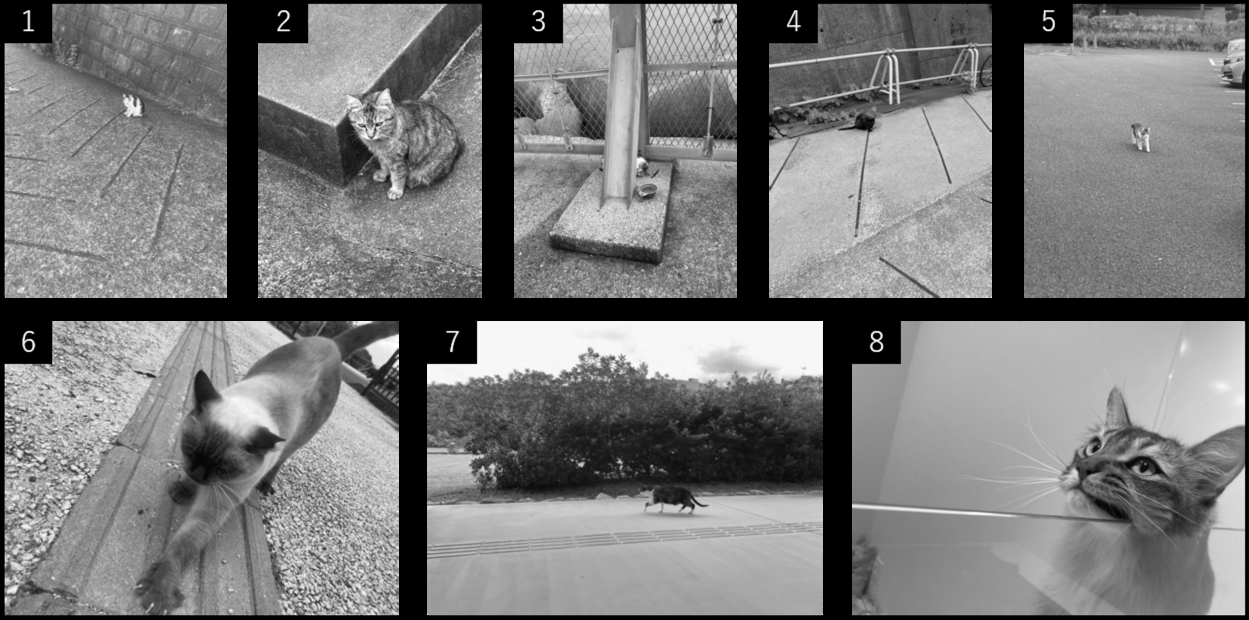
#> input picture chapter_6/sample_data/sample_divide.jpg, 1249 x 620 px
$ python divide-image.py
#> lines starting #> are read from the running program, lines starting #| are printed output that depends on the picture
import cv2
import numpy as np
import os


def split_image_with_overlap(image_path, a, b, c, d, output_dir="output"):
    # 画像の読み込み
#> called with image_path = 'sample_data/sample_divide.jpg', a = 480, b = 320, c = 48, d = 32, output_dir = 'output'
    img = cv2.imread(image_path)
#> img is the input picture: shape (620, 1249, 3); min 0, max 255, mean 121.6
    if img is None:
        print("画像が見つかりません。")
        return

    h, w, _ = img.shape
#> h = 620; w = 1249
    os.makedirs(output_dir, exist_ok=True)

    # 最終的な1パーツの寸法
    target_w = a + 2 * c
    target_h = b + 2 * d

    # 端の部分で「のりしろ」が足りなくなるのを防ぐため、あらかじめ画像をパディング
    # 上下左右にc, dのピクセル分、鏡像（Reflect）で埋める
    padded_img = cv2.copyMakeBorder(img, d, d, c, c, cv2.BORDER_REFLECT)
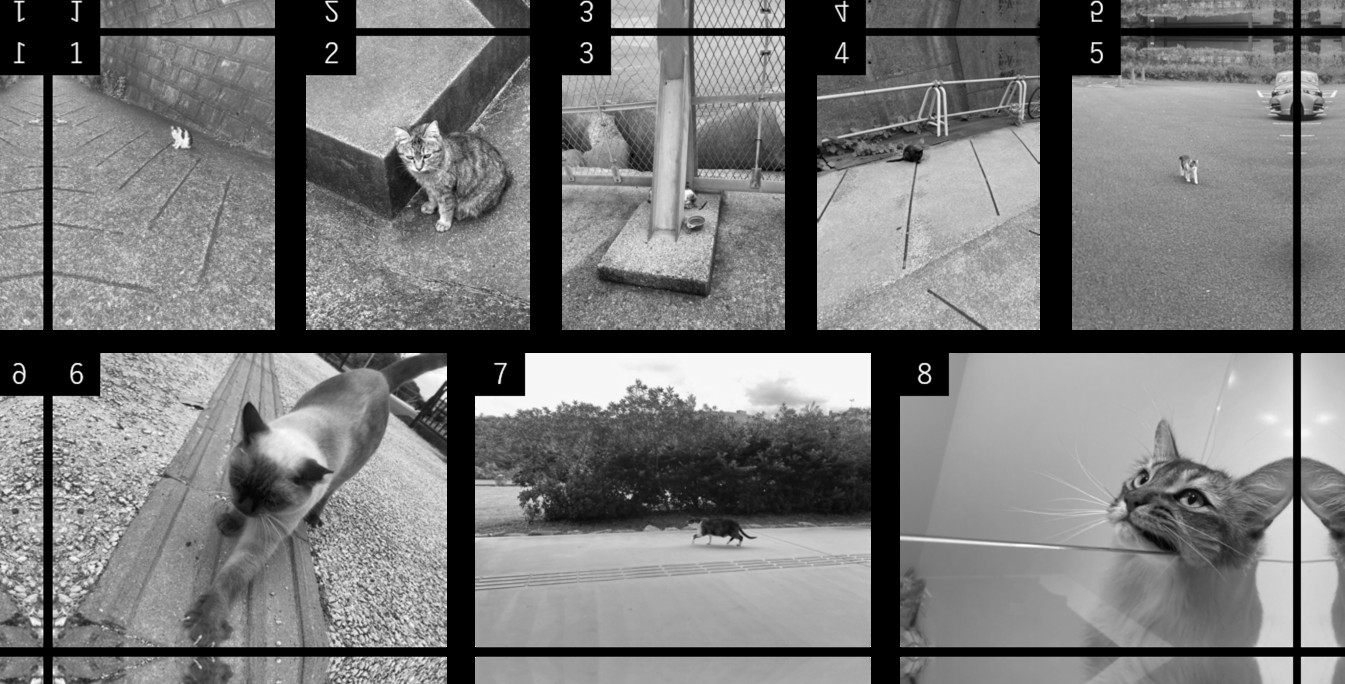
#> padded_img: shape (684, 1345, 3); min 0, max 255, mean 119.8

    count = 0
    # 元の画像の座標(y, x)を基準に、a, bの間隔でループを回す
    for y in range(0, h, b):
        for x in range(0, w, a):
            # padded_img上での切り出し開始位置
            # (y, x)はpadded_img内では (y+d, x+c) に相当する
            start_y = y
            start_x = x

            # 切り出し
            tile = padded_img[start_y: start_y + target_h, \
                   start_x: start_x + target_w]

            # 保存
            save_path = os.path.join(output_dir, f"tile_{count}_{y}_{x}.jpg")
            cv2.imwrite(save_path, tile)
            count += 1
#> this loop made 2 passes
#> pass 1, in split_image_with_overlap, `cv2.imwrite(save_path, tile)`:
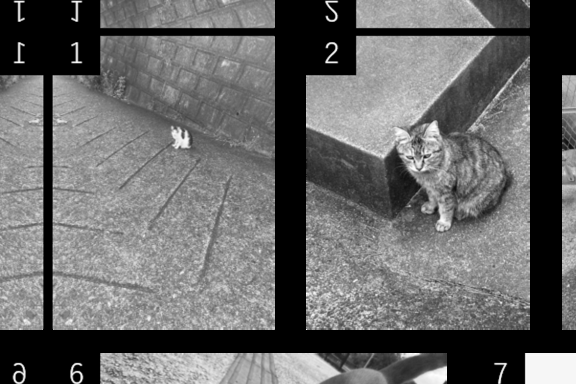
#> saved as tile_0_0_0.jpg: shape (384, 576, 3); min 0, max 255, mean 104.1
#> pass 1, in split_image_with_overlap, `cv2.imwrite(save_path, tile)`:
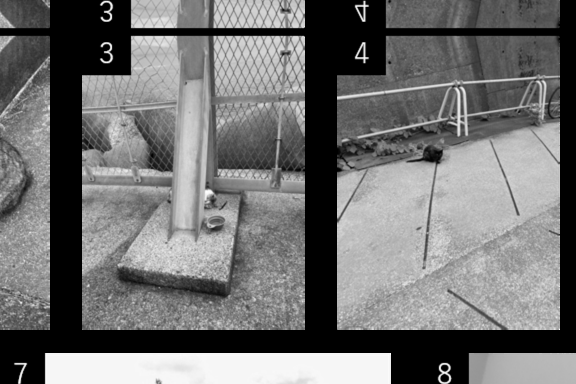
#> saved as tile_1_0_480.jpg: shape (384, 576, 3); min 0, max 255, mean 112.6
#> pass 1, in split_image_with_overlap, `cv2.imwrite(save_path, tile)`:
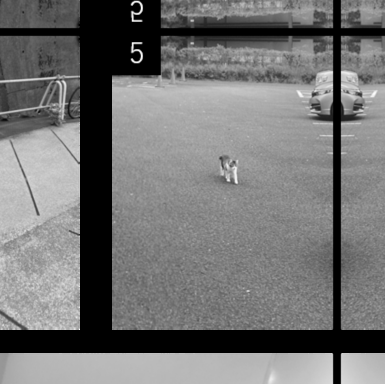
#> saved as tile_2_0_960.jpg: shape (384, 385, 3); min 0, max 255, mean 114.9
#> pass 2, in split_image_with_overlap, `cv2.imwrite(save_path, tile)`:
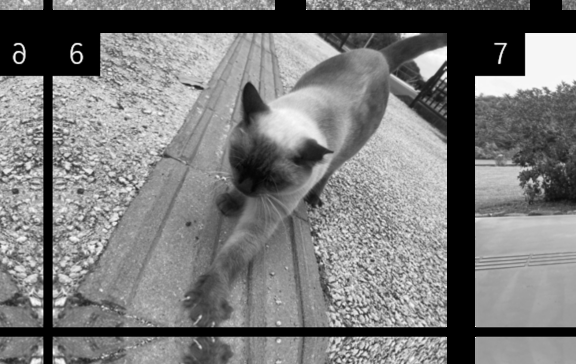
#> saved as tile_3_320_0.jpg: shape (364, 576, 3); min 0, max 255, mean 120.5
#> after the loop, count = 6

    print(f"分割完了: {count}個の画像を '{output_dir}' に保存しました。")
#| 分割完了: 6個の画像を 'output' に保存しました。


# --- 実行例 ---
image_file = "sample_data/sample_divide.jpg"
a_size, b_size = 480, 320  # 基本寸法 (横, 縦)
c_margin, d_margin = 48, 32  # オーバーラップ幅 (横, 縦)

split_image_with_overlap(image_file, a_size, b_size, c_margin, d_margin)

$ run again, with chapter_6/sample_data/sample_bounding_box.jpg copied over chapter_6/sample_data/sample_divide.jpg
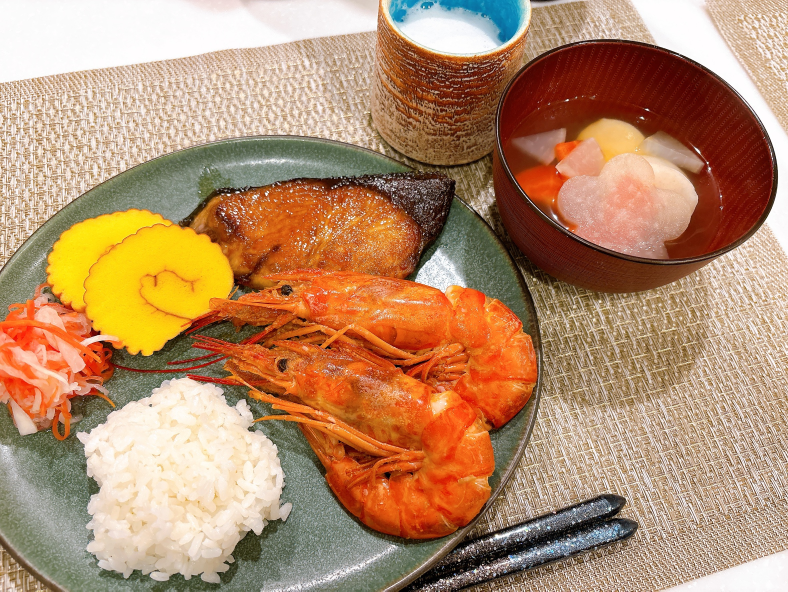
#> input picture chapter_6/sample_data/sample_bounding_box.jpg, 2364 x 1774 px (shown at 1/3 size)
#> in split_image_with_overlap, img is the input picture: shape (1774, 2364, 3); mean B, G, R 107.9, 140.8, 180.9
#> the loop in split_image_with_overlap, `for y in range(0, h, b):` made 6 passes
#> pass 1, in split_image_with_overlap, `cv2.imwrite(save_path, tile)`:
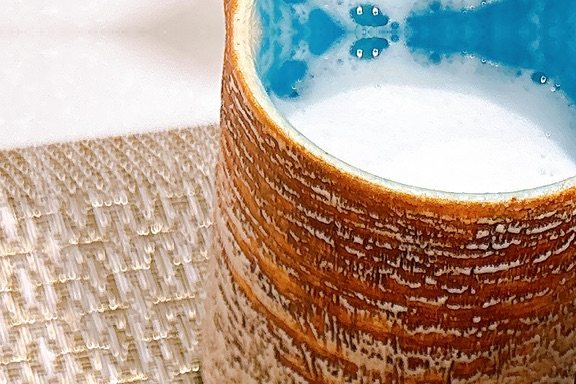
#> saved as tile_2_0_960.jpg: shape (384, 576, 3); mean B, G, R 144.1, 157.1, 174.6
#> pass 1, in split_image_with_overlap, `cv2.imwrite(save_path, tile)`:
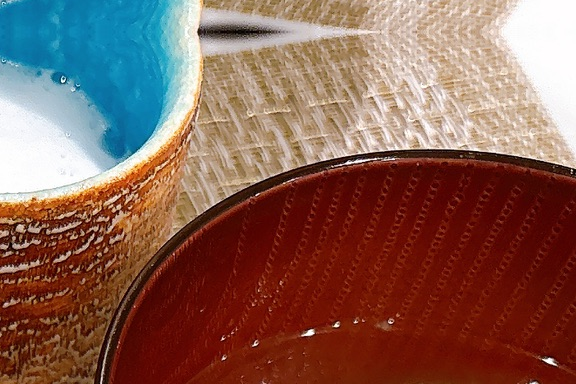
#> saved as tile_3_0_1440.jpg: shape (384, 576, 3); mean B, G, R 84.2, 95.3, 133.4
#> after the loop in split_image_with_overlap, `for y in range(0, h, b):`: count = 30
#| 分割完了: 30個の画像を 'output' に保存しました。

$ run again, with chapter_6/sample_data/sample_photo1.jpg copied over chapter_6/sample_data/sample_divide.jpg
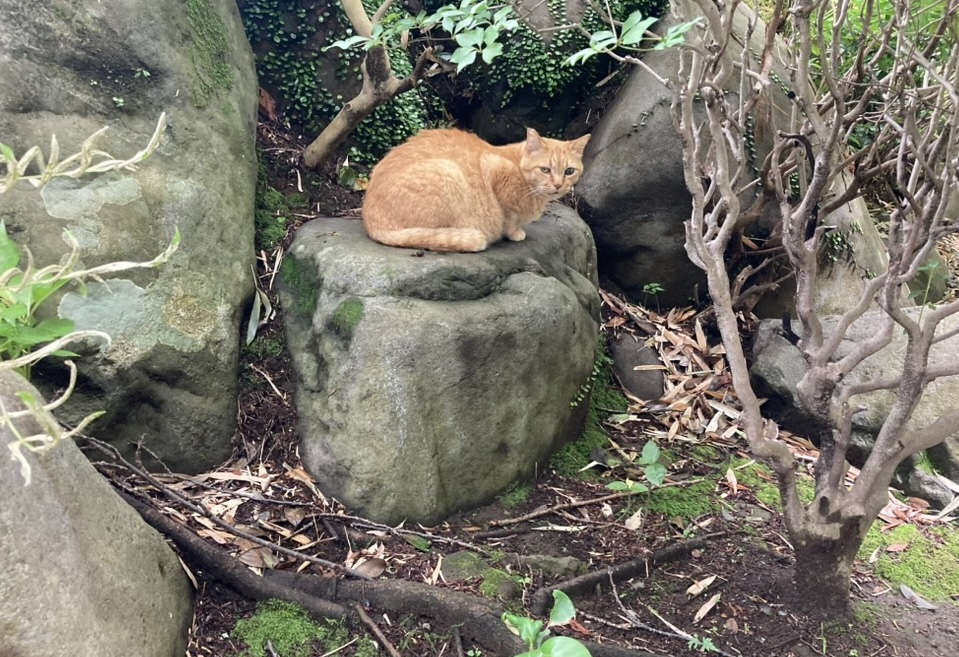
#> input picture chapter_6/sample_data/sample_photo1.jpg, 959 x 657 px
#> in split_image_with_overlap, img is the input picture: shape (657, 959, 3); mean B, G, R 105.3, 116.9, 120
#> the loop in split_image_with_overlap, `for y in range(0, h, b):` made 3 passes
#> pass 1, in split_image_with_overlap, `cv2.imwrite(save_path, tile)`:
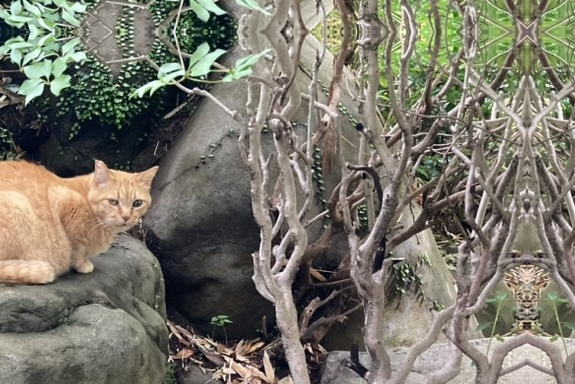
#> saved as tile_1_0_480.jpg: shape (384, 575, 3); mean B, G, R 105.9, 118.1, 121.2
#> pass 2, in split_image_with_overlap, `cv2.imwrite(save_path, tile)`:
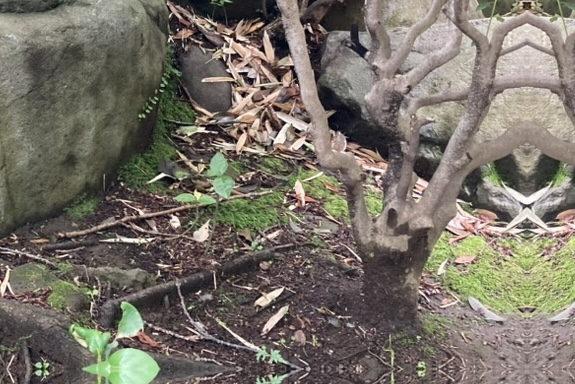
#> saved as tile_3_320_480.jpg: shape (384, 575, 3); mean B, G, R 103, 113.3, 119.3
#> after the loop in split_image_with_overlap, `for y in range(0, h, b):`: count = 6
#| 分割完了: 6個の画像を 'output' に保存しました。

$ run again, with chapter_6/sample_data/sample_photo2.jpg copied over chapter_6/sample_data/sample_divide.jpg
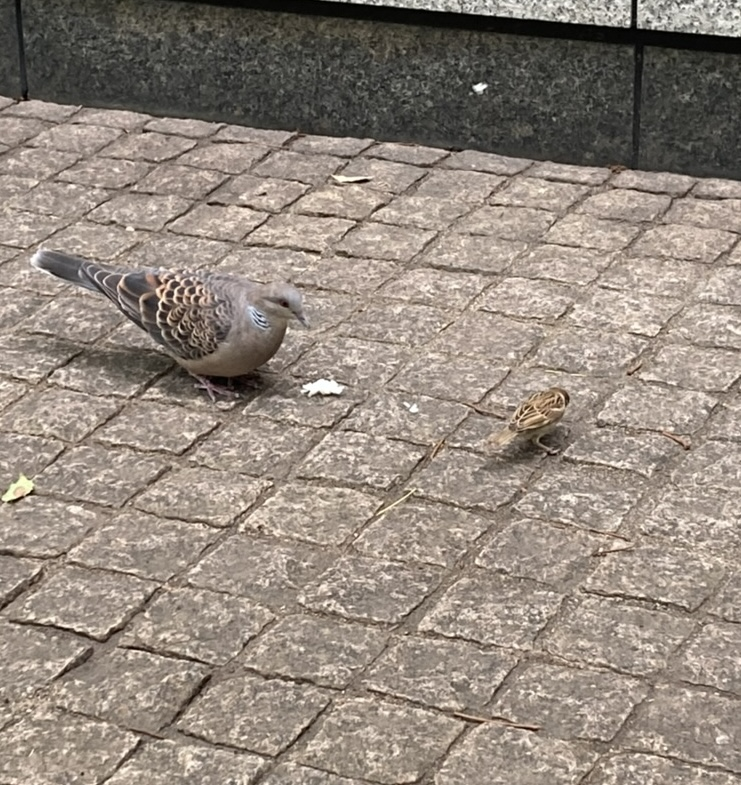
#> input picture chapter_6/sample_data/sample_photo2.jpg, 741 x 785 px
#> in split_image_with_overlap, img is the input picture: shape (785, 741, 3); mean B, G, R 125.9, 136.2, 147.4
#> the loop in split_image_with_overlap, `for y in range(0, h, b):` made 3 passes
#> pass 1, in split_image_with_overlap, `cv2.imwrite(save_path, tile)`:
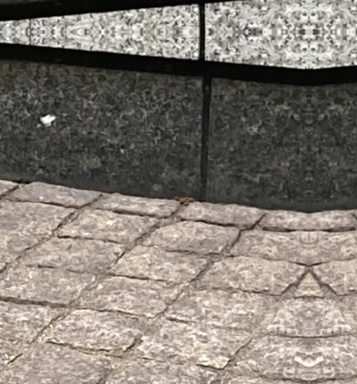
#> saved as tile_1_0_480.jpg: shape (384, 357, 3); mean B, G, R 115.9, 123.8, 130.9
#> pass 2, in split_image_with_overlap, `cv2.imwrite(save_path, tile)`:
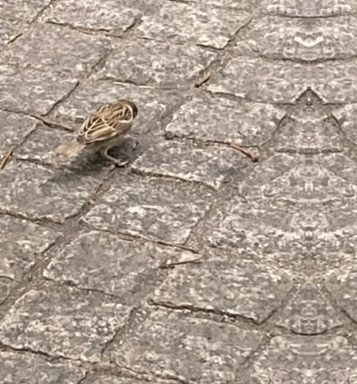
#> saved as tile_3_320_480.jpg: shape (384, 357, 3); mean B, G, R 144.7, 156.6, 170.5
#> after the loop in split_image_with_overlap, `for y in range(0, h, b):`: count = 6
#| 分割完了: 6個の画像を 'output' に保存しました。
